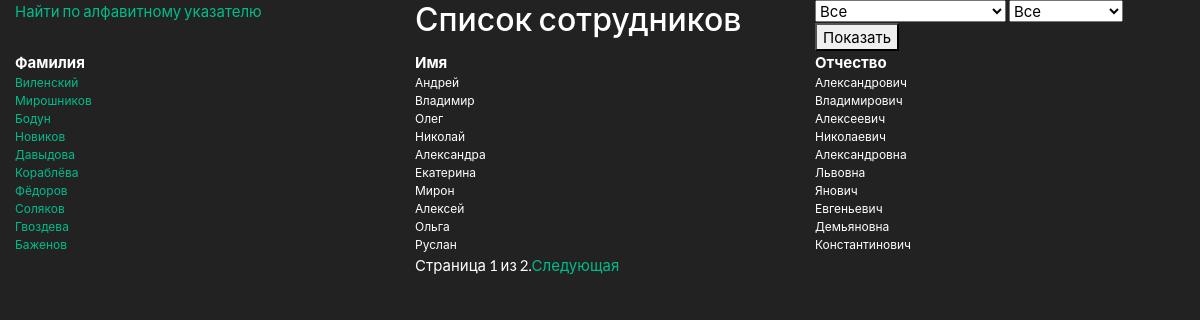
The page / on the database its author committed.
### main/models.py (models this page shows, shortened)
class Employee(models.Model):
    first_name = models.CharField(max_length=200, verbose_name='Имя')
    last_name = models.CharField(max_length=200, verbose_name='Фамилия')
    middle_name = models.CharField(max_length=200, verbose_name='Отчество')
    birthday = models.DateField(verbose_name='Дата рождения')
    email = models.EmailField(max_length=100, verbose_name='E-mail')
    phone = PhoneField()
    start_date = models.DateField(verbose_name='Дата начала работы')
    end_date = models.DateField(verbose_name='Дата окончания работы', blank=True, null=True)
    position = models.CharField(max_length=200, verbose_name='Должность')
    department = models.ForeignKey(Department, on_delete=models.CASCADE, verbose_name='Отдел')
    class Meta:
        verbose_name = 'Сотрудник'
        verbose_name_plural = 'Сотрудники'

### main/views.py (the view, shortened to what this page needs)
# urls.py: path('', EmployeesList.as_view(), name='employeeslist'),
class EmployeesList(ListView):
    template_name = 'employeeslist.html'
    paginate_by = 10
    def get_context_data(self):
        context = super().get_context_data()
        queryset = Employee.objects.all()
        paginator = Paginator(queryset, self.paginate_by)
        page = self.request.GET.get('page')
        try:
            employees_page = paginator.page(page)
        except PageNotAnInteger:
            employees_page = paginator.page(1)
        except EmptyPage:
            employees_page = paginator.page(paginator.num_pages)
        departments = Department.objects.all().values_list('name', flat=True)
        context['departments'] = departments
        context['page'] = employees_page
        return context
    def get_queryset(self):
        queryset = Employee.objects.all()
        query_workers = self.request.GET.get('workers')
        query_department = self.request.GET.get('departments')
        return queryset

### templates/employeeslist.html (shortened to what this page needs)
{% load static %}
<!DOCTYPE html>
<html lang="en">
<head>
    <link rel="stylesheet" href="{% static 'css/bootstrap.min.css' %}">
    <link rel="stylesheet" href="{% static 'css/styles.css' %}">
</head>
<body>
    <div class="container-fluid">
        <div class="row">
            <div class="col">
                <a href="{% url 'main:alphabetic' %}">Найти по алфавитному указателю</a>
            </div>
            <div class="col">
                <h3>Список сотрудников</h3>
            </div>
            <div class="col">
                <form method="GET" id='filter' action="">
                    <select name="workers" form="filter">
                        <option value="">Все</option>
                    </select>
                    <select name="departments" form="filter">
                        <option value="">Все</option>
                    </select>
                    <button type="submit">Показать</button>
                </form>
            </div>
        </div>
        <div class="row">
            <div class="col-sm"><b>Фамилия</b></div>
            <div class="col-sm"><b>Имя</b></div>
            <div class="col-sm"><b>Отчество</b></div>
        </div>
        {% for employee in object_list %}
        <div class="row">
            <div class="col-sm employee_item"><a href="{% url 'main:employeedetail' pk=employee.pk %}">{{ employee.last_name }}</a></div>
            <div class="col-sm employee_item">{{ employee.first_name }}</div>
            <div class="col-sm employee_item">{{ employee.middle_name }}</div>
        </div>
        {% endfor %}
        <div class="row">
            <div class="col"></div>
            <div class="col">
            {% if is_paginated %}
                <ul class="pagination">
                    <li>
                        <span>Страница {{ page_obj.number }} из {{ page_obj.paginator.num_pages }}.</span>
                    </li>
                {% if page_obj.has_next %}
                    <li>
                        <span><a href="?page={{ page_obj.next_page_number }}"> Следующая</a></span>
                    </li>
                {% endif %}
                </ul>
                {% else %}
                    <p>Страница 1 из 1</p>
                {% endif %}
            </div>
            <div class="col"></div>
        </div>
    </div>
</body>
</html>

### static/css/styles.css (style rules this page uses)
.employee_item { font-size: 12px; }

### rows shown on the page
Employee: last_name "Виленский", first_name "Андрей", middle_name "Александрович"
Employee: last_name "Мирошников", first_name "Владимир", middle_name "Владимирович"
Employee: last_name "Бодун", first_name "Олег", middle_name "Алексеевич"
Employee: last_name "Новиков", first_name "Николай", middle_name "Николаевич"
Employee: last_name "Давыдова", first_name "Александра", middle_name "Александровна"
Employee: last_name "Кораблёва", first_name "Екатерина", middle_name "Львовна"
Employee: last_name "Фёдоров", first_name "Мирон", middle_name "Янович"
Employee: last_name "Соляков", first_name "Алексей", middle_name "Евгеньевич"
Employee: last_name "Гвоздева", first_name "Ольга", middle_name "Демьяновна"
Employee: last_name "Баженов", first_name "Руслан", middle_name "Константинович"

### other values the page prints
{{ page_obj.number }} "1"
{{ page_obj.paginator.num_pages }} "2"
